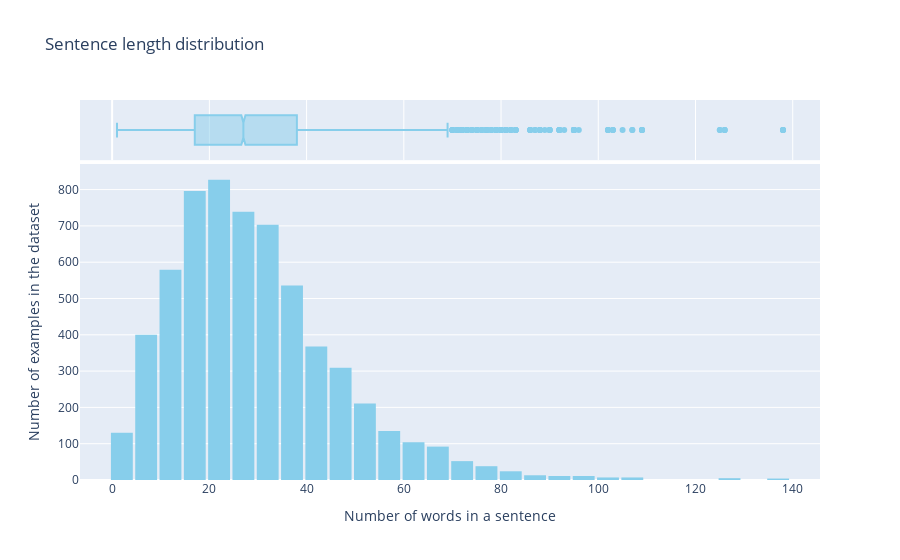

Notebook code cell kept with this figure:
### Markdown cell above
### **Length and counts**

### Code cell
import plotly.express as px

df['context_words'] = df['context'].apply(lambda x: len(str(x).split()))
df['fragment_words'] = df['fragment'].apply(lambda x: len(str(x).split()))

fig = px.histogram(
    df, 
    x="context_words", 
    nbins=50,
    title='Sentence length distribution',
    labels={'context_words': 'Number of words', 'count': 'Number of sentences'},
    color_discrete_sequence=['skyblue'],
    marginal="box" 
)

fig.update_layout(
    bargap=0.1,
    xaxis_title="Number of words in a sentence",
    yaxis_title="Number of examples in the dataset"
)

fig.show()

### Figure 1 — Plotly figure (JSON) as saved in the notebook; plotly's stock layout.template omitted (floating-point values rounded to 4 significant figures; data arrays with more than 128 entries replaced by an {"elided": "..."} marker saying what was removed)
{"data": [{"bingroup": "x", "hovertemplate": "Number of words=%{x}<br>count=%{y}<extra></extra>", "legendgroup": "", "marker": {"color": "skyblue", "pattern": {"shape": ""}}, "name": "", "nbinsx": 50, "orientation": "v", "showlegend": false, "type": "histogram", "x": {"elided": "6101 int values"}, "xaxis": "x", "yaxis": "y"}, {"hovertemplate": "Number of words=%{x}<extra></extra>", "legendgroup": "", "marker": {"color": "skyblue"}, "name": "", "notched": true, "showlegend": false, "type": "box", "x": {"elided": "6101 int values"}, "xaxis": "x2", "yaxis": "y2"}], "layout": {"bargap": 0.1, "barmode": "relative", "legend": {"tracegroupgap": 0}, "title": {"text": "Sentence length distribution"}, "xaxis": {"anchor": "y", "domain": [0, 1], "title": {"text": "Number of words in a sentence"}}, "xaxis2": {"anchor": "y2", "domain": [0, 1], "matches": "x", "showgrid": true, "showticklabels": false}, "yaxis": {"anchor": "x", "domain": [0, 0.8316], "title": {"text": "Number of examples in the dataset"}}, "yaxis2": {"anchor": "x2", "domain": [0.8416, 1], "matches": "y2", "showgrid": false, "showline": false, "showticklabels": false, "ticks": ""}}}
